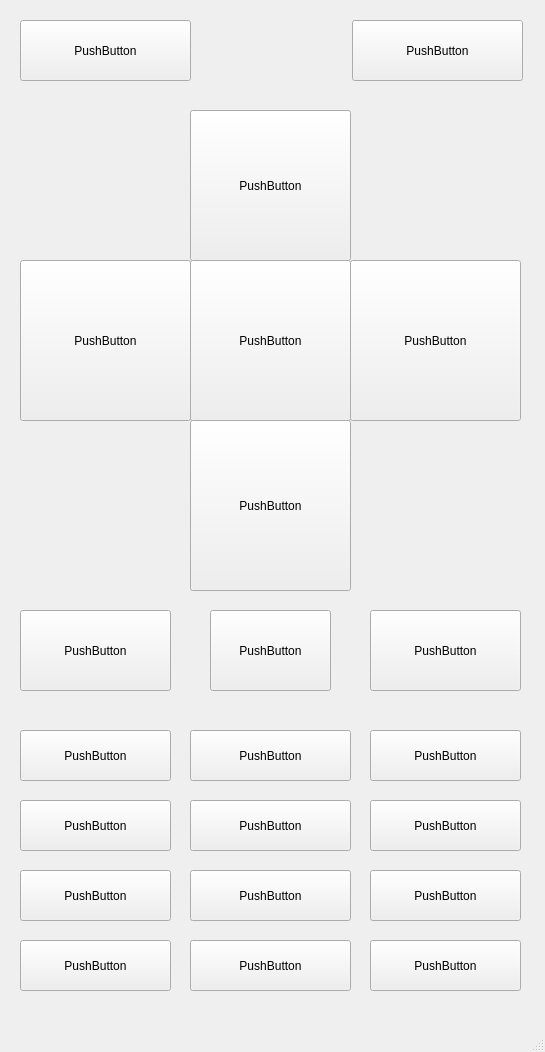
<?xml version="1.0" encoding="UTF-8"?>
<ui version="4.0">
 <class>MainWindow</class>
 <widget class="QMainWindow" name="MainWindow">
  <property name="geometry">
   <rect>
    <x>0</x>
    <y>0</y>
    <width>545</width>
    <height>1052</height>
   </rect>
  </property>
  <property name="windowTitle">
   <string>MainWindow</string>
  </property>
  <widget class="QWidget" name="centralwidget">
   <widget class="QPushButton" name="pushButton">
    <property name="geometry">
     <rect>
      <x>20</x>
      <y>20</y>
      <width>171</width>
      <height>61</height>
     </rect>
    </property>
    <property name="text">
     <string>PushButton</string>
    </property>
   </widget>
   <widget class="QPushButton" name="pushButton_2">
    <property name="geometry">
     <rect>
      <x>352</x>
      <y>20</y>
      <width>171</width>
      <height>61</height>
     </rect>
    </property>
    <property name="text">
     <string>PushButton</string>
    </property>
   </widget>
   <widget class="QPushButton" name="pushButton_3">
    <property name="geometry">
     <rect>
      <x>190</x>
      <y>110</y>
      <width>161</width>
      <height>151</height>
     </rect>
    </property>
    <property name="text">
     <string>PushButton</string>
    </property>
   </widget>
   <widget class="QPushButton" name="pushButton_4">
    <property name="geometry">
     <rect>
      <x>20</x>
      <y>260</y>
      <width>171</width>
      <height>161</height>
     </rect>
    </property>
    <property name="text">
     <string>PushButton</string>
    </property>
   </widget>
   <widget class="QPushButton" name="pushButton_5">
    <property name="geometry">
     <rect>
      <x>350</x>
      <y>260</y>
      <width>171</width>
      <height>161</height>
     </rect>
    </property>
    <property name="text">
     <string>PushButton</string>
    </property>
   </widget>
   <widget class="QPushButton" name="pushButton_6">
    <property name="geometry">
     <rect>
      <x>190</x>
      <y>420</y>
      <width>161</width>
      <height>171</height>
     </rect>
    </property>
    <property name="text">
     <string>PushButton</string>
    </property>
   </widget>
   <widget class="QPushButton" name="pushButton_7">
    <property name="geometry">
     <rect>
      <x>190</x>
      <y>260</y>
      <width>161</width>
      <height>161</height>
     </rect>
    </property>
    <property name="text">
     <string>PushButton</string>
    </property>
   </widget>
   <widget class="QPushButton" name="pushButton_8">
    <property name="geometry">
     <rect>
      <x>20</x>
      <y>610</y>
      <width>151</width>
      <height>81</height>
     </rect>
    </property>
    <property name="text">
     <string>PushButton</string>
    </property>
   </widget>
   <widget class="QPushButton" name="pushButton_9">
    <property name="geometry">
     <rect>
      <x>210</x>
      <y>610</y>
      <width>121</width>
      <height>81</height>
     </rect>
    </property>
    <property name="text">
     <string>PushButton</string>
    </property>
   </widget>
   <widget class="QPushButton" name="pushButton_10">
    <property name="geometry">
     <rect>
      <x>370</x>
      <y>610</y>
      <width>151</width>
      <height>81</height>
     </rect>
    </property>
    <property name="text">
     <string>PushButton</string>
    </property>
   </widget>
   <widget class="QPushButton" name="pushButton_11">
    <property name="geometry">
     <rect>
      <x>20</x>
      <y>730</y>
      <width>151</width>
      <height>51</height>
     </rect>
    </property>
    <property name="text">
     <string>PushButton</string>
    </property>
   </widget>
   <widget class="QPushButton" name="pushButton_12">
    <property name="geometry">
     <rect>
      <x>190</x>
      <y>730</y>
      <width>161</width>
      <height>51</height>
     </rect>
    </property>
    <property name="text">
     <string>PushButton</string>
    </property>
   </widget>
   <widget class="QPushButton" name="pushButton_13">
    <property name="geometry">
     <rect>
      <x>370</x>
      <y>730</y>
      <width>151</width>
      <height>51</height>
     </rect>
    </property>
    <property name="text">
     <string>PushButton</string>
    </property>
   </widget>
   <widget class="QPushButton" name="pushButton_14">
    <property name="geometry">
     <rect>
      <x>20</x>
      <y>800</y>
      <width>151</width>
      <height>51</height>
     </rect>
    </property>
    <property name="text">
     <string>PushButton</string>
    </property>
   </widget>
   <widget class="QPushButton" name="pushButton_15">
    <property name="geometry">
     <rect>
      <x>190</x>
      <y>800</y>
      <width>161</width>
      <height>51</height>
     </rect>
    </property>
    <property name="text">
     <string>PushButton</string>
    </property>
   </widget>
   <widget class="QPushButton" name="pushButton_16">
    <property name="geometry">
     <rect>
      <x>370</x>
      <y>800</y>
      <width>151</width>
      <height>51</height>
     </rect>
    </property>
    <property name="text">
     <string>PushButton</string>
    </property>
   </widget>
   <widget class="QPushButton" name="pushButton_17">
    <property name="geometry">
     <rect>
      <x>20</x>
      <y>870</y>
      <width>151</width>
      <height>51</height>
     </rect>
    </property>
    <property name="text">
     <string>PushButton</string>
    </property>
   </widget>
   <widget class="QPushButton" name="pushButton_18">
    <property name="geometry">
     <rect>
      <x>190</x>
      <y>870</y>
      <width>161</width>
      <height>51</height>
     </rect>
    </property>
    <property name="text">
     <string>PushButton</string>
    </property>
   </widget>
   <widget class="QPushButton" name="pushButton_19">
    <property name="geometry">
     <rect>
      <x>370</x>
      <y>870</y>
      <width>151</width>
      <height>51</height>
     </rect>
    </property>
    <property name="text">
     <string>PushButton</string>
    </property>
   </widget>
   <widget class="QPushButton" name="pushButton_20">
    <property name="geometry">
     <rect>
      <x>20</x>
      <y>940</y>
      <width>151</width>
      <height>51</height>
     </rect>
    </property>
    <property name="text">
     <string>PushButton</string>
    </property>
   </widget>
   <widget class="QPushButton" name="pushButton_21">
    <property name="geometry">
     <rect>
      <x>190</x>
      <y>940</y>
      <width>161</width>
      <height>51</height>
     </rect>
    </property>
    <property name="text">
     <string>PushButton</string>
    </property>
   </widget>
   <widget class="QPushButton" name="pushButton_22">
    <property name="geometry">
     <rect>
      <x>370</x>
      <y>940</y>
      <width>151</width>
      <height>51</height>
     </rect>
    </property>
    <property name="text">
     <string>PushButton</string>
    </property>
   </widget>
  </widget>
  <widget class="QMenuBar" name="menubar">
   <property name="geometry">
    <rect>
     <x>0</x>
     <y>0</y>
     <width>545</width>
     <height>26</height>
    </rect>
   </property>
  </widget>
  <widget class="QStatusBar" name="statusbar"/>
 </widget>
 <resources/>
 <connections/>
</ui>
